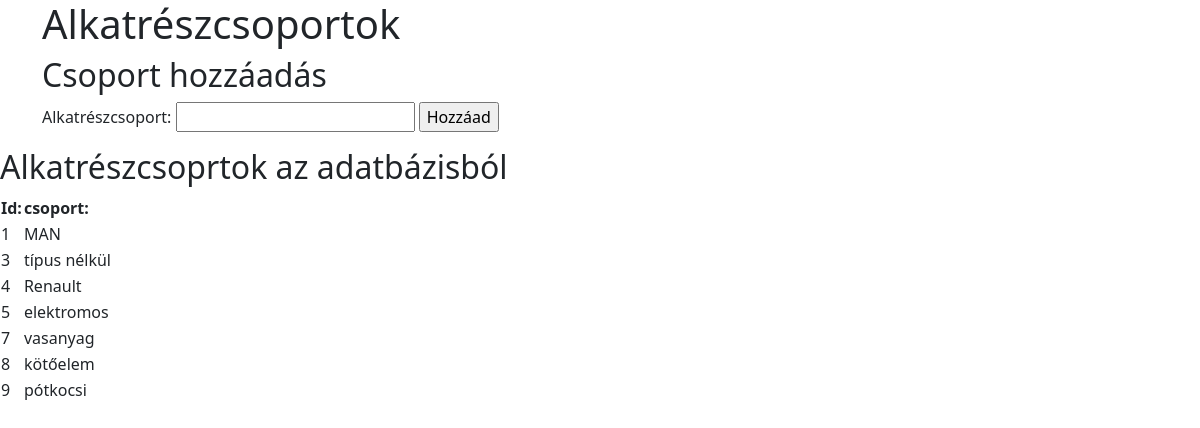
Screenshot of /alkatreszcsoport/ with the database file from the repository.
### raktar/models.py (models this page shows, shortened)
class Alkatreszcsoport(models.Model):
    alkcsop = models.CharField(max_length=50)

### raktar/views.py (the view)
# urls.py: path('alkatreszcsoport/', views.alkatreszcsoport, name='alkatreszcsoport'),
def alkatreszcsoport(request):
    alkatreszcsoportok = Alkatreszcsoport.objects.all()
    context = {'alkatreszcsoportok': alkatreszcsoportok}
    return render(request,'alkatreszcsoport.html', context)

### raktar/templates/alkatreszcsoport.html (shortened to what this page needs)
<!DOCTYPE html>
<html lang="en">
<head>
    <link href="https://cdn.jsdelivr.net/npm/bootstrap@5.3.3/dist/css/bootstrap.min.css" rel="stylesheet">
</head>
<body>
    <div class="container">
        <header><h1>Alkatrészcsoportok</h1></header>
        <section>
            <h2>Csoport hozzáadás</h2>
            <form action=" {% url 'raktar:addAlkatreszCsoport' %} " method="post">
                <label>
                    <p>Alkatrészcsoport:
                        <input type="text" name="ujAlkatreszCsoport" id="ujAlkatreszCsoport">
                        <input type="submit" value="Hozzáad">
                    </p>
                </label>
            </form>
        </section>
    </div>
        <section>
            <h2>Alkatrészcsoprtok az adatbázisból</h2>
            <table>
            <tr>
                <th>Id:</th>
                <th>csoport:</th>
            {% for i in alkatreszcsoportok %}
            </tr>
                <td>{{i.id}}</td>
                <td>{{i.alkcsop}}</td>
            {% endfor %}
            </table>
        </section>
</body>
</html>

### rows the page displays
Alkatreszcsoport: id "1", alkcsop "MAN"
Alkatreszcsoport: id "3", alkcsop "típus nélkül"
Alkatreszcsoport: id "4", alkcsop "Renault"
Alkatreszcsoport: id "5", alkcsop "elektromos"
Alkatreszcsoport: id "7", alkcsop "vasanyag"
Alkatreszcsoport: id "8", alkcsop "kötőelem"
Alkatreszcsoport: id "9", alkcsop "pótkocsi"
